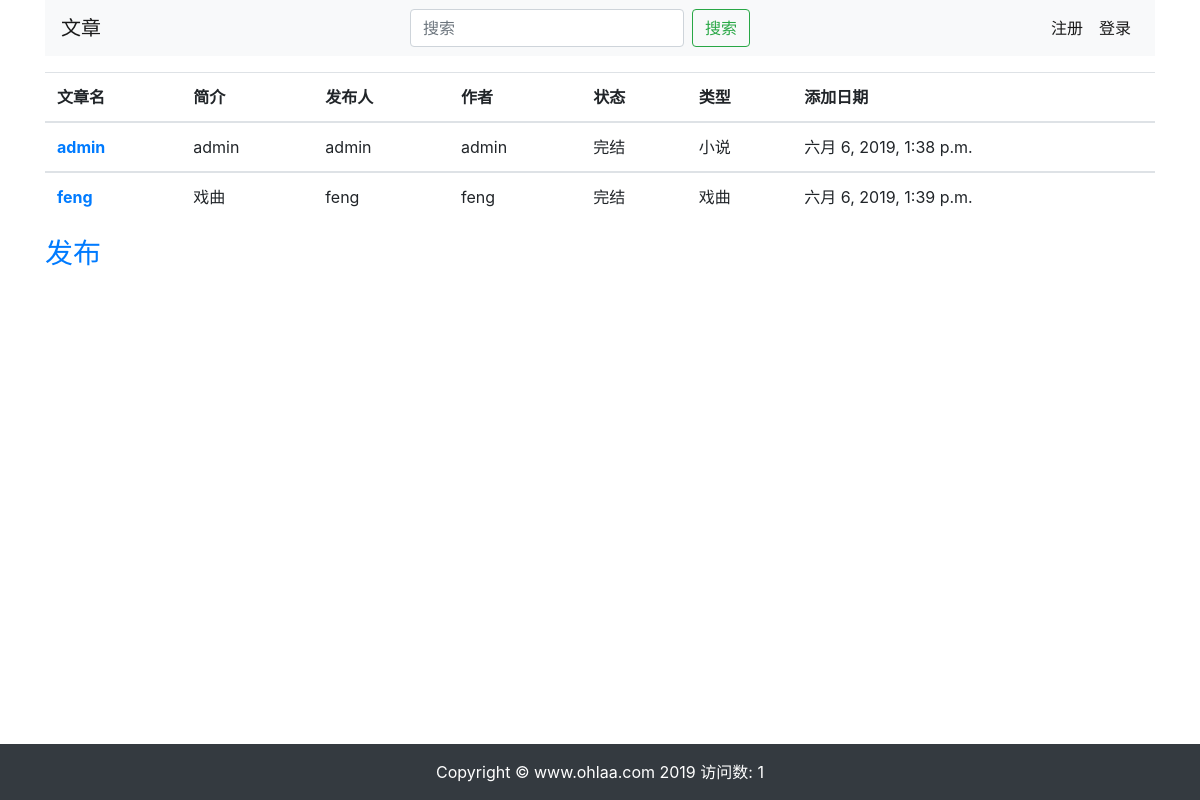
Before: / with the older database file.
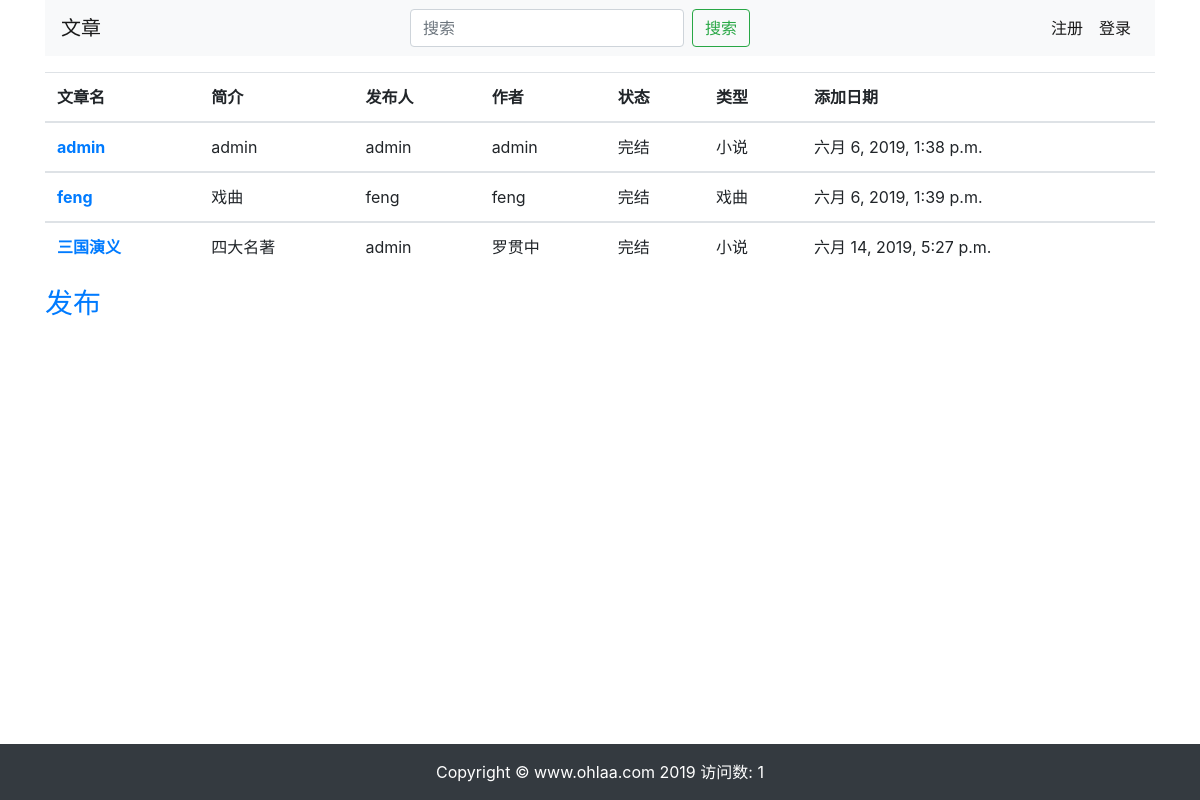
After: the same page with the newer database file.
### learning_logs/models.py (models this page shows)
class Article(models.Model):
	art_name=models.CharField('标题',max_length=200)
	art_add_date=models.DateTimeField(auto_now_add=True)
	art_author=models.CharField('作者',max_length=10,default="")
	user_owner=models.ForeignKey(User,on_delete=models.CASCADE)
	art_type=models.CharField('类型',max_length=200)
	art_status=models.CharField('状态',max_length=200,default="")
	art_introduction=models.CharField('简介',max_length=200,default="")
	art_name_used=models.CharField('曾用名',max_length=200,default="")
	def __str__(self):
		if len(self.art_name)>=20:
			art_name_limit=self.art_name[:20]+'...'
		else:
			art_name_limit=self.art_name
		return art_name_limit

### learning_logs/views.py (the view)
# urls.py: path('', TemplateView.as_view(template_name="index.html")),
def index(request):
	articles=Article.objects.order_by('art_add_date')
	context={'articles':articles}
	return render(request,'learning_logs/index.html',context)

### learning_logs/templates/learning_logs/index.html (shortened to what this page needs)
{% extends "learning_logs/base.html" %}
{% block content %}
	<p>
		<table class="table">
		{% if articles %}
		<thead>
		    <tr>
		      <th scope="col">文章名</th>
		      <th scope="col">简介</th>
		      <th scope="col">发布人</th>
		      <th scope="col">作者</th>
		      <th scope="col">状态</th>
		      <th scope="col">类型</th>
		      <th scope="col">添加日期</th>
		    </tr>
	 	 </thead>
	 	{% endif %}
	 	{% for article in articles %}
		<tbody>
			<tr>
			  <th scope="row"><a href="{% url 'learning_logs:article' article.id %}">{{ article }}</a></th>
			  <td>{{article.art_introduction}}</td>
			  <td>{{article.user_owner}}</td>
			  <td>{{article.art_author}}</td>
			  <td>{{article.art_status}}</td>
			  <td>{{article.art_type}}</td>
			  <td>{{article.art_add_date}}</td>
			</tr>
		</tbody>
		{% empty %}
			<li>没有文章</li>
		{% endfor %}
	</table>
	</p>
<h3>
	<a href="{% url 'learning_logs:new_article' %}">发布</a>
</h3>
{% endblock content %}

Changed rows visible on the page:
added Article: art_name "三国演义", art_introduction "四大名著", user_owner "admin", art_author "罗贯中", art_status "完结", art_type "小说", art_add_date "六月 14, 2019, 5:27 p.m."
